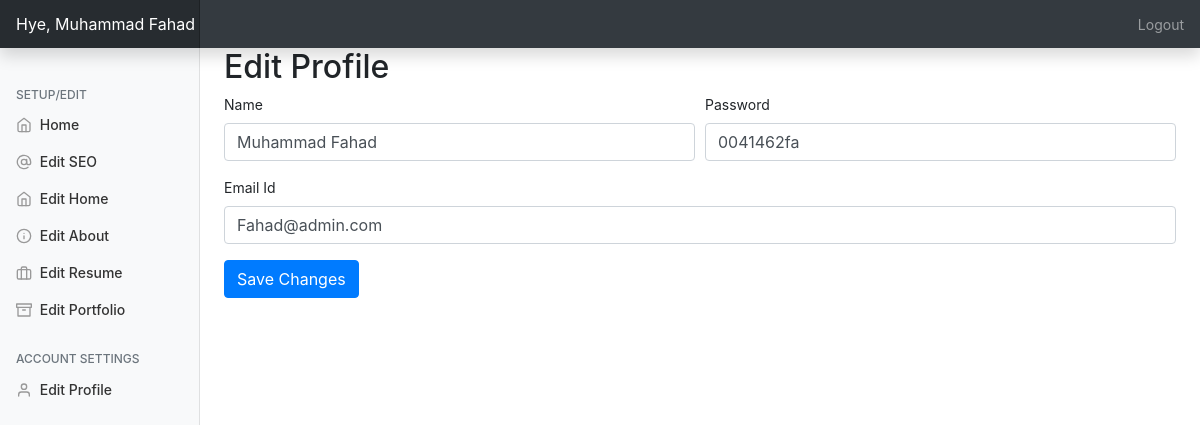
Page /admin/?editprofile=true (signed in) on the committed database.
### tables this page shows
CREATE TABLE `personal_setup` (
  `id` int(11) NOT NULL,
  `profilepic` varchar(250) NOT NULL,
  `name` varchar(250) NOT NULL,
  `twitter` varchar(200) NOT NULL,
  `facebook` varchar(200) NOT NULL,
  `instagram` varchar(200) NOT NULL,
  `skype` varchar(200) NOT NULL,
  `linkedin` varchar(200) NOT NULL,
  `github` varchar(200) NOT NULL,
  `homewallpaper` varchar(200) NOT NULL,
  `professions` varchar(200) NOT NULL,
  `location` text NOT NULL,
  `mobile` varchar(200) NOT NULL,
  `emailid` varchar(200) NOT NULL
);

### admin/index.php (the view, shortened to what this page needs)
<?php
include('../include/db.php');
$query="SELECT * FROM personal_setup,aboutus_setup,basic_setup,admin_users";
$queryrun=mysqli_query($db,$query);
$data=mysqli_fetch_array($queryrun);
?>
<!doctype html>
<html lang="en">
  <head>
<link href="assets/dist/css/bootstrap.css" rel="stylesheet">
    <link href="css/dashboard.css" rel="stylesheet">
  </head>
  <body>
    <nav class="navbar navbar-dark sticky-top bg-dark flex-md-nowrap p-0 shadow">
  <a class="navbar-brand col-md-3 col-lg-2 mr-0 px-3" href="#">Hye, <?=$_SESSION['username']?></a>
  <ul class="navbar-nav px-3">
    <li class="nav-item text-nowrap">
      <a class="nav-link" href="php/logout.php">Logout</a>
    </li>
  </ul>
</nav>
<div class="container-fluid">
  <div class="row">
    <nav id="sidebarMenu" class="col-md-3 col-lg-2 d-md-block bg-light sidebar collapse">
      <div class="sidebar-sticky pt-3">
        <ul class="nav flex-column">
          <h6 class="sidebar-heading d-flex justify-content-between align-items-center px-3 mt-4 mb-1 text-muted">
          <span>Setup/Edit</span>
        </h6>
        <li class="nav-item">
            <a class="nav-link" href="../admin/">
              <span data-feather="home"></span>
            Home
            </a>
          </li>
         <li class="nav-item">
            <a class="nav-link" href="?editseo=true">
              <span data-feather="at-sign"></span>
              Edit SEO
            </a>
          </li>
          <li class="nav-item">
            <a class="nav-link" href="?edithome=true">
              <span data-feather="home"></span>
              Edit Home
            </a>
          </li>
          <li class="nav-item">
            <a class="nav-link" href="?editabout=true">
              <span data-feather="info"></span>
              Edit About
            </a>
          </li>
          <li class="nav-item">
            <a class="nav-link" href="?editresume=true">
              <span data-feather="briefcase"></span>
              Edit Resume
            </a>
          </li>
          <li class="nav-item">
            <a class="nav-link" href="?editportfolio=true">
              <span data-feather="archive"></span>
              Edit Portfolio
            </a>
          </li>
        </ul>
        <h6 class="sidebar-heading d-flex justify-content-between align-items-center px-3 mt-4 mb-1 text-muted">
          <span>Account Settings</span>
        </h6>
        <ul class="nav flex-column mb-2">
          <li class="nav-item">
            <a class="nav-link" href="?editprofile=true">
              <span data-feather="user"></span>
              Edit Profile
            </a>
          </li>
        </ul>
      </div>
    </nav>
    <main role="main" class="col-md-9 ml-sm-auto col-lg-10 px-md-4">
<?php
     if(isset($_GET['edithome'])){
     include('php/home.php');
     }else if(isset($_GET['editabout'])){
         include('php/about.php');
     }else if(isset($_GET['editresume'])){
       include('php/resume.php');
     }else if(isset($_GET['editportfolio'])){
      include('php/portfolio.php');
     }else if(isset($_GET['editseo'])){
         include('php/seo.php');
     }else if(isset($_GET['editprofile'])){ ?>
        <h2>Edit Profile</h2>
         <form method="post" action="php/uprofile.php">
         <div class="form-row">
             <div class="form-group col-md-6">
    <label for="ptitle">Name</label>
    <input type="text" name="username" value="<?=$data['username']?>" class="form-control" id="ptitle" placeholder="Monu Giri">
  </div>
        <div class="form-group col-md-6">
    <label for="psubtitle">Password</label>
    <input type="text" name="userpass" value="<?=$data['user_pass']?>" class="form-control" id="psubtitle" placeholder="*************">
  </div>
        <div class="form-group col-md-12">
    <label for="psubtitle">Email Id</label>
    <input type="text" name="userid" value="<?=$data['user_id']?>" class="form-control" id="psubtitle" placeholder="admin@admin.com">
  </div>
         </div>
         <input type="submit" name="uprofile" class="btn btn-primary" value="Save Changes">
         </form>
    <?php }else{
         include('php/welcome.php');
     } ?>
    </main>
  </div>
</div>
        <script src="js/dashboard.js"></script></body>
</html>

### admin/css/dashboard.css (style rules this page uses)
body { font-size: .875rem; }
.feather { width: 16px; height: 16px; vertical-align: text-bottom; }
.sidebar { position: fixed; top: 0; bottom: 0; left: 0; z-index: 100; padding: 48px 0 0; box-shadow: inset -1px 0 0 rgba(0, 0, 0, .1); }
.sidebar-sticky { position: relative; top: 0; height: calc(100vh - 48px); padding-top: .5rem; overflow-x: hidden; overflow-y: auto; }
.sidebar .nav-link { font-weight: 500; color: #333; }
.sidebar .nav-link .feather { margin-right: 4px; color: #999; }
.sidebar-heading { font-size: .75rem; text-transform: uppercase; }
.navbar-brand { padding-top: .75rem; padding-bottom: .75rem; font-size: 1rem; background-color: rgba(0, 0, 0, .25); box-shadow: inset -1px 0 0 rgba(0, 0, 0, .25); }

### rows in the picture
personal_setup: username "Muhammad Fahad", userpass "0041462fa", userid "Fahad@admin.com"

### other values in the picture
$_SESSION['username'] "Muhammad Fahad"
